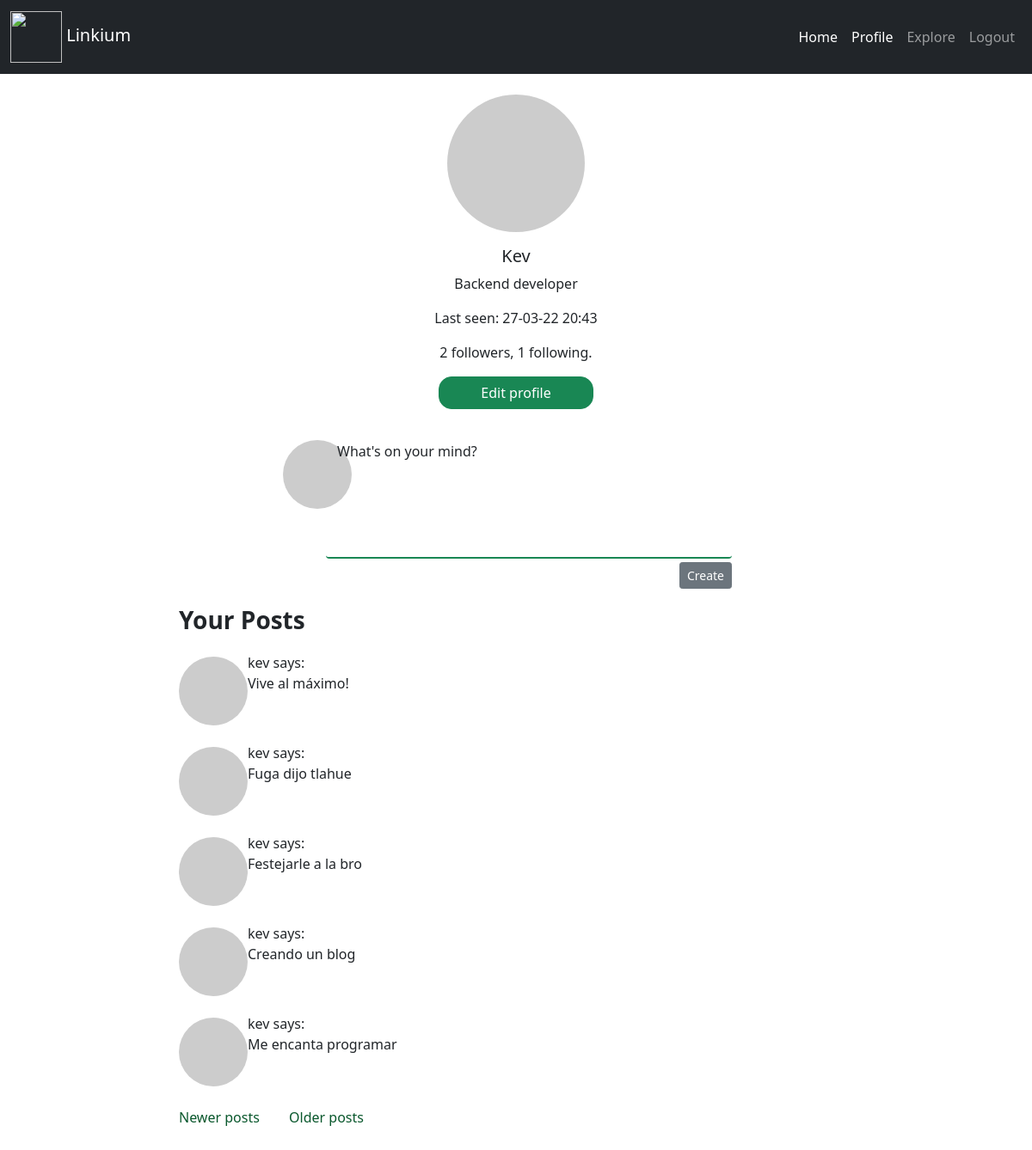
The page /profile/kev?page=2 (signed in) on the database its author committed.
### app/models.py (models this page shows, shortened)
class User(db.Model, UserMixin):
    __tablename__ = "users"
    id = db.Column(db.Integer(), primary_key=True)
    username = db.Column(db.String(50), unique=True, index=True)
    email = db.Column(db.String(100), unique=True, index=True)
    password = db.Column(db.String(255))
    posts = db.relationship('Posts', backref='author', lazy='dynamic')
    about_me = db.Column(db.String(255))
    last_seen = db.Column(db.DateTime(), default=datetime.utcnow)
    followed = db.relationship(
        'User', secondary=followers,
        primaryjoin=(followers.c.follower_id == id),
        secondaryjoin=(followers.c.followed_id == id),
        backref=db.backref('followers', lazy='dynamic'), lazy='dynamic')
    def avatar(self, size):
        digest = md5(self.email.lower().encode("utf-8")).hexdigest()
        return 'https://www.gravatar.com/avatar/{}?d=identicon&s={}'.format(
            digest, size)
    @login.user_loader
    def load_user(id):
        return User.query.get(int(id))

class Posts(db.Model):
    __tablename__= "posts"
    id = db.Column(db.Integer(), primary_key=True)
    title = db.Column(db.String(200))
    body = db.Column(db.String(255))
    timestamp = db.Column(db.DateTime(), index=True, default=datetime.utcnow)
    user_id = db.Column(db.Integer(), db.ForeignKey("users.id"))

### app/routes.py (the view)
@app.route("/profile/<username>")
@login_required
def profile(username):
    form = EmptyForm()
    user = User.query.filter_by(username=username).first_or_404()
    posts_verify=Posts.query.filter_by(author=user)
    aux = [post for post in posts_verify]
    page = request.args.get('page', 1, type=int)
    posts = user.posts.order_by(Posts.timestamp.desc()).paginate(
        page, app.config['POSTS_PER_PAGE'], False)
    next_url = url_for('profile', username=user.username, page=posts.next_num) \
        if posts.has_next else None
    prev_url = url_for('profile', username=user.username, page=posts.prev_num) \
        if posts.has_prev else None
    return render_template("profile.html", title="Profile", posts=posts.items, user=user, aux=aux, form=form, next_url=next_url, prev_url=prev_url)

### app/forms.py
class EmptyForm(FlaskForm):
    submit = SubmitField('Submit')

### app/routes.py (called while the page is built)
@app.before_request
def before_request():
    if current_user.is_authenticated:
        current_user.last_seen = datetime.utcnow()
        db.session.commit()

### app/templates/profile.html (shortened to what this page needs)
{% extends 'base.html' %}
{% block content %}
    <div class="row">
        <div class="col-xs-12 col-sm-12 col-md-12 col-lg-12">
            <div class="card mt-4 border-0">
                <img src="{{ user.avatar(128) }}" class="card-img-top avatar rounded-circle" alt="...">
                <div class="card-body">
                  <h5 class="card-title text-center">{{ user.username.capitalize() }}</h5>
                  {%if user.about_me %}<p class="card-text text-center">{{ user.about_me }}</p>{% endif %}
                  <p class="card-text text-center">Last seen: {{ user.last_seen.strftime('%d-%m-%y %H:%S') }}</p>
                  <p class="card-text text-center">{{ user.followers.count() }} followers, {{ user.followed.count() }} following.</p>
                  {% if user == current_user %}
                    <div class="d-grid gap-2 col-2 mx-auto">
                      <a href="{{ url_for('edit_profile') }}" class="btn btn-success btn-edit-profile">Edit profile</a>
                    </div>
                    <div class="d-grid gap-2 col-6 mx-auto">
                        <form action="{{ url_for('create_post') }}" method="post">
                          <div class="post-container">
                              <div class="post-thumb"><img class="rounded-circle" src="{{ user.avatar(36) }}" /></div>
                              <div class="post-content">
                                  <div class="form-floating">
                                      <div class="form-floating">
                                          <input name="post" type="text" class="form-control border-0 border-bottom border border-2 border-success" id="floatingInput" placeholder="name@example.com">
                                          <label for="floatingInput">What's on your mind?</label>
                                      </div>
                                      <div class="d-grid gap-2 d-md-flex justify-content-md-end">
                                          <button class="btn btn-secondary btn-sm mt-1" type="submit">Create</button>
                                      </div>
                                  </div>
                             </div>
                          </div>
                        </form>
                    </div>
                    {% if aux %}
                    <div class="container-posts">
                        <h3 class=""><strong>Your Posts</strong></h3>
                        {% for post in posts %}
                            <div class="post-container">
                                <div class="post-thumb-post"><img class="rounded-circle" src="{{ user.avatar(36) }}" /></div>
                                <div class="post-content">
                                    <td>{{ post.author.username }} says:<br>{{ post.body }}</td>
                                </div>
                            </div>
                        {% endfor %}
                        <div class="mt-4 mb-4">
                            {% if prev_url %}
                            <a class="nav-posts" href="{{ prev_url }}">Newer posts</a>
                            {% endif %}
                            {% if next_url %}
                            <a class="nav-posts" href="{{ next_url }}">Older posts</a>
                            {% endif %}
                        </div>
                    </div>
                   {% else %}
                    <div class="container-posts">
                        <h3 class=""><strong>Posts</strong></h3>
                        <p class="card-text">Crea un nuevo post</p>
                    </div>
                    {% endif %}
                  {% endif %}
                </div>
            </div>
        </div>
    </div>
{% endblock %}

### app/templates/profile.html (style rules this page uses)
.avatar { height: 10rem; width: 10rem; display: block; margin: auto; }
.btn-edit-profile { border-radius: 15px; }
.post-container { margin: 20px 20px 0 0; overflow: auto; }
.post-thumb { float: left; }
.post-thumb img { display: block; margin-top: 16px; }
.post-content { margin-left: 50px; }
.post-thumb-post { float: left; }
.post-thumb-post img { display: block; margin-top: 5px; }
.container-posts { margin: 20px 0 10px 150px; }
.nav-posts { text-decoration: none; color: rgb(10, 88, 45); transition: transform 0.2s ease-in-out; margin: 30px 30px 30px 0; }

### rows shown on the page
User: username "Kev", about_me "Backend developer", last_seen "27-03-22 20:43"
Posts: author.username "kev", body "Vive al máximo!"
Posts: author.username "kev", body "Fuga dijo tlahue"
Posts: author.username "kev", body "Festejarle a la bro"
Posts: author.username "kev", body "Creando un blog"
Posts: author.username "kev", body "Me encanta programar"

### other values the page prints
{{ user.followers.count() }} "2"
{{ user.followed.count() }} "1"
